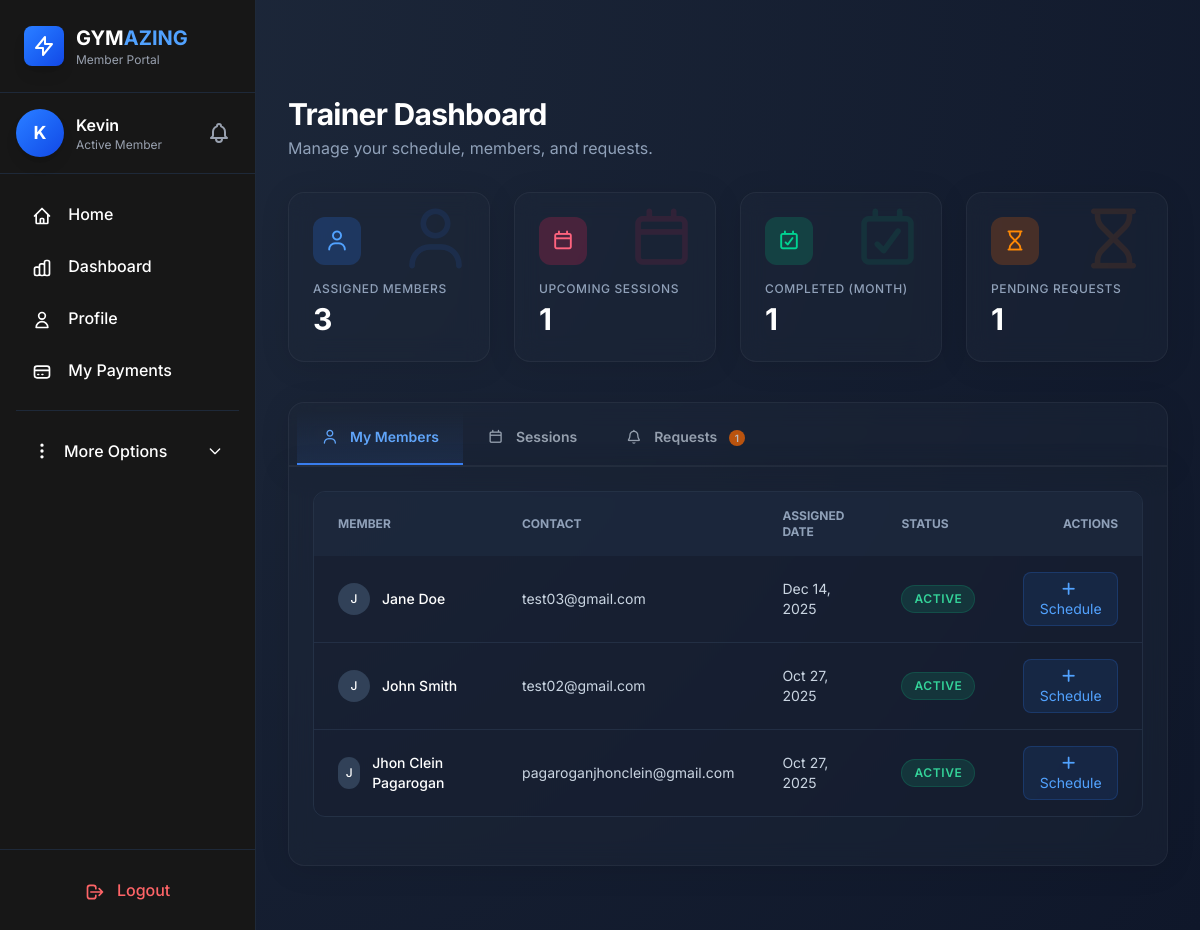
Screenshot of /index.php?controller=trainer&action=trainerDashboard (signed in) with the database file from the repository.
### tables this page shows
CREATE TABLE `members` (
  `user_id` int(11) NOT NULL,
  `first_name` varchar(50) NOT NULL,
  `last_name` varchar(50) NOT NULL,
  `middle_name` varchar(50) DEFAULT NULL,
  `date_of_birth` date NOT NULL,
  `gender` enum('male','female','Others') NOT NULL,
  `email` varchar(50) NOT NULL,
  `profile_picture` varchar(255) DEFAULT NULL,
  `valid_id_picture` varchar(255) DEFAULT NULL,
  `phone_no` varchar(55) NOT NULL,
  `password` varchar(15) NOT NULL,
  `role` enum('admin','member','trainer') DEFAULT 'member',
  `created_at` date DEFAULT NULL,
  `status` enum('active','inactive','pending_approval','rejected') NOT NULL DEFAULT 'pending_approval'
);

CREATE TABLE `trainer_members` (
  `assignment_id` int(11) NOT NULL,
  `trainer_id` int(11) NOT NULL,
  `user_id` int(11) NOT NULL,
  `assigned_date` datetime DEFAULT current_timestamp(),
  `status` enum('active','inactive') DEFAULT 'active'
);

### views/trainerDashboard.php (the view, shortened to what the rows shown need)
<!DOCTYPE html>
<html lang="en">
<head>
    <script src="../public/assets/js/tailwindcss/tailwindcss.js"></script>
    <link rel="stylesheet" href="../public/assets/icons/fontawesome/css/all.min.css"></link>
</head>
<body class="gradient-bg min-h-screen selection:bg-blue-500 selection:text-white">
    <?php include __DIR__ . "/layouts/navbar.php" ?>
    <div class="md:ml-64 transition-all duration-300">
        <main class="container mx-auto pt-24 px-4 sm:px-6 lg:px-8 py-8 max-w-7xl">
            <div class="mb-8">
                <h1 class="text-3xl font-bold text-white tracking-tight">Trainer Dashboard</h1>
                <p class="text-slate-400 mt-1">Manage your schedule, members, and requests.</p>
            </div>
            <div class="grid grid-cols-1 sm:grid-cols-2 lg:grid-cols-4 gap-6 mb-10">
                <div class="glass-panel rounded-2xl p-6 relative overflow-hidden group hover:-translate-y-1 transition-transform duration-300">
                    <div class="absolute top-0 right-0 p-4 opacity-10 group-hover:opacity-20 transition-opacity">
                        <i class="fa-regular fa-user text-6xl text-blue-500"></i>
                    </div>
                    <div class="relative z-10">
                        <div class="w-12 h-12 rounded-xl bg-blue-500/20 flex items-center justify-center mb-4 text-blue-400 text-xl">
                            <i class="fa-regular fa-user"></i>
                        </div>
                        <p class="text-slate-400 text-xs font-medium uppercase tracking-wider">Assigned Members</p>
                        <p class="text-3xl font-bold text-white mt-1"><?= $stats['total_members'] ?></p>
                    </div>
                </div>
                <div class="glass-panel rounded-2xl p-6 relative overflow-hidden group hover:-translate-y-1 transition-transform duration-300">
                    <div class="absolute top-0 right-0 p-4 opacity-10 group-hover:opacity-20 transition-opacity">
                        <i class="fa-regular fa-calendar text-6xl text-rose-500"></i>
                    </div>
                    <div class="relative z-10">
                        <div class="w-12 h-12 rounded-xl bg-rose-500/20 flex items-center justify-center mb-4 text-rose-400 text-xl">
                            <i class="fa-regular fa-calendar"></i>
                        </div>
                        <p class="text-slate-400 text-xs font-medium uppercase tracking-wider">Upcoming Sessions</p>
                        <p class="text-3xl font-bold text-white mt-1"><?= $stats['upcoming_sessions'] ?></p>
                    </div>
                </div>
                <div class="glass-panel rounded-2xl p-6 relative overflow-hidden group hover:-translate-y-1 transition-transform duration-300">
                    <div class="absolute top-0 right-0 p-4 opacity-10 group-hover:opacity-20 transition-opacity">
                        <i class="fa-regular fa-calendar-check text-6xl text-emerald-500"></i>
                    </div>
                    <div class="relative z-10">
                        <div class="w-12 h-12 rounded-xl bg-emerald-500/20 flex items-center justify-center mb-4 text-emerald-400 text-xl">
                            <i class="fa-regular fa-calendar-check"></i>
                        </div>
                        <p class="text-slate-400 text-xs font-medium uppercase tracking-wider">Completed (Month)</p>
                        <p class="text-3xl font-bold text-white mt-1"><?= $stats['completed_sessions'] ?></p>
                    </div>
                </div>
                <div class="glass-panel rounded-2xl p-6 relative overflow-hidden group hover:-translate-y-1 transition-transform duration-300">
                    <div class="absolute top-0 right-0 p-4 opacity-10 group-hover:opacity-20 transition-opacity">
                        <i class="fa-regular fa-hourglass text-6xl text-orange-500"></i>
                    </div>
                    <div class="relative z-10">
                        <div class="w-12 h-12 rounded-xl bg-orange-500/20 flex items-center justify-center mb-4 text-orange-400 text-xl">
                            <i class="fa-regular fa-hourglass"></i>
                        </div>
                        <p class="text-slate-400 text-xs font-medium uppercase tracking-wider">Pending Requests</p>
                        <p class="text-3xl font-bold text-white mt-1"><?= $stats['pending_requests'] ?></p>
                    </div>
                </div>
            </div>
            <div class="mb-8">
                <div class="glass-panel rounded-t-2xl flex items-center px-2 pt-2 border-b-0">
                    <button class="tab-button active px-6 py-4 text-sm font-semibold text-slate-300 hover:text-white transition-colors focus:outline-none" data-tab="members">
                        <i class="fa-regular fa-user mr-2"></i> My Members
                    </button>
                    <button class="tab-button px-6 py-4 text-sm font-semibold text-slate-300 hover:text-white transition-colors focus:outline-none" data-tab="sessions">
                        <i class="fa-regular fa-calendar mr-2"></i> Sessions
                    </button>
                    <button class="tab-button px-6 py-4 text-sm font-semibold text-slate-300 hover:text-white transition-colors focus:outline-none" data-tab="requests">
                        <i class="fa-regular fa-bell mr-2"></i> Requests
                        <?php if($stats['pending_requests'] > 0): ?>
                            <span class="ml-2 bg-orange-500 text-white text-[10px] px-1.5 py-0.5 rounded-full"><?= $stats['pending_requests'] ?></span>
                        <?php endif; ?>
                    </button>
                </div>
                <div id="members" class="tab-content active glass-panel rounded-b-2xl p-6 min-h-[400px]">
                    <div class="overflow-hidden rounded-xl border border-slate-700/50">
                        <table class="w-full text-left text-sm text-slate-300">
                            <thead class="bg-slate-800/80 text-xs uppercase font-semibold text-slate-400">
                                <tr>
                                    <th class="px-6 py-4">Member</th>
                                    <th class="px-6 py-4">Contact</th>
                                    <th class="px-6 py-4">Assigned Date</th>
                                    <th class="px-6 py-4">Status</th>
                                    <th class="px-6 py-4 text-right">Actions</th>
                                </tr>
                            </thead>
                            <tbody class="divide-y divide-slate-700/50 bg-slate-900/20">
                                <?php foreach($assignedMembers as $member): ?>
                                <tr class="hover:bg-slate-800/50 transition-colors group">
                                    <td class="px-6 py-4 font-medium text-white">
                                        <div class="flex items-center gap-3">
                                            <div class="w-8 h-8 rounded-full bg-slate-700 flex items-center justify-center text-xs">
                                                <?= substr($member['name'], 0, 1) ?>
                                            </div>
                                            <?= htmlspecialchars($member['name']) ?>
                                        </div>
                                    </td>
                                    <td class="px-6 py-4"><?= htmlspecialchars($member['email']) ?></td>
                                    <td class="px-6 py-4"><?= date('M d, Y', strtotime($member['assigned_date'])) ?></td>
                                    <td class="px-6 py-4">
                                        <span class="status-badge status-<?= $member['status'] ?>"><?= ucfirst($member['status']) ?></span>
                                    </td>
                                    <td class="px-6 py-4 text-right">
                                        <button class="btn-schedule-session text-sm text-blue-400 hover:text-white bg-blue-500/10 hover:bg-blue-600 px-3 py-1.5 rounded-lg transition-all border border-blue-500/20 hover:border-transparent"
                                                data-user-id="<?= $member['user_id'] ?>"
                                                data-name="<?= htmlspecialchars($member['name']) ?>">
                                            <i class="fa-solid fa-plus mr-1"></i> Schedule
                                        </button>
                                    </td>
                                </tr>
                                <?php endforeach; ?>
                            </tbody>
                        </table>
                    </div>
                </div>
            </div>
        </main>
    </div>
</body>
</html>

### views/layouts/navbar.php (shortened to what the rows shown need)
<?php
include_once "./../App/models/User.php";
$userobj = new User();
$me = $userobj->getMember($_SESSION['user_id']);
$user_name = $me['first_name'];
$user_initial = substr($user_name, 0, 1);
?>
<!DOCTYPE html>
<html lang="en">
<head>
    <script src="../../public/assets/js/tailwindcss/tailwindcss.js"></script>
</head>
<body>
    <div class="sidebar fixed inset-y-0 left-0 w-64 bg-neutral-900 border-r border-gray-800 flex flex-col z-40">
        <div class="p-6 border-b border-gray-800">
            <div class="flex items-center justify-between">
                <div class="flex items-center space-x-3">
                    <div class="w-10 h-10 bg-gradient-to-br from-blue-500 to-blue-700 rounded-lg flex items-center justify-center shadow-lg">
                        <svg class="w-6 h-6 text-white" fill="none" stroke="currentColor" viewBox="0 0 24 24">
                            <path stroke-linecap="round" stroke-linejoin="round" stroke-width="2" d="M13 10V3L4 14h7v7l9-11h-7z"/>
                        </svg>
                    </div>
                    <div>
                        <h1 class="text-xl font-bold text-white">GYM<span class="text-blue-400">AZING</span></h1>
                        <p class="text-xs text-gray-400">Member Portal</p>
                    </div>
                </div>
            </div>
        </div>
        <div class="p-4 border-b border-gray-800 flex items-center justify-between">
            <div class="flex items-center space-x-3">
                <div class="w-12 h-12 bg-gradient-to-br from-blue-500 to-blue-700 rounded-full flex items-center justify-center text-white font-bold shadow-lg text-lg">
                    <?= $user_initial ?>
                </div>
                <div class="flex-1">
                    <p class="text-white font-semibold"><?= $user_name ?></p>
                    <p class="text-xs text-gray-400">Active Member</p>
                </div>
            </div>
            <div class="relative">
                <button onclick="toggleNotifications(event)" class="relative p-2 text-gray-400 hover:text-white hover:bg-gray-800 rounded-full transition focus:outline-none">
                </button>
            </div>
        </div>
        <nav class="flex-1 p-4 space-y-1 overflow-y-auto">
            <a href="index.php?controller=Home&action=index" class="nav-link block px-4 py-3 rounded-lg text-white font-medium hover:bg-gray-800 hover:text-blue-400 transition">
                <svg class="w-5 h-5 inline-block mr-3" fill="none" stroke="currentColor" viewBox="0 0 24 24">
                    <path stroke-linecap="round" stroke-linejoin="round" stroke-width="2" d="M3 12l2-2m0 0l7-7 7 7M5 10v10a1 1 0 001 1h3m10-11l2 2m-2-2v10a1 1 0 01-1 1h-3m-6 0a1 1 0 001-1v-4a1 1 0 011-1h2a1 1 0 011 1v4a1 1 0 001 1m-6 0h6"/>
                </svg>
                Home
            </a>
            <a href="index.php?controller=Dashboard&action=member" class="nav-link block px-4 py-3 rounded-lg text-white font-medium hover:bg-gray-800 hover:text-blue-400 transition">
                Dashboard
            </a>
            <a href="index.php?controller=user&action=profile" class="nav-link block px-4 py-3 rounded-lg text-white font-medium hover:bg-gray-800 hover:text-blue-400 transition">
                <svg class="w-5 h-5 inline-block mr-3" fill="none" stroke="currentColor" viewBox="0 0 24 24">
                    <path stroke-linecap="round" stroke-linejoin="round" stroke-width="2" d="M16 7a4 4 0 11-8 0 4 4 0 018 0zM12 14a7 7 0 00-7 7h14a7 7 0 00-7-7z"/>
                </svg>
                Profile
            </a>
            <a href="index.php?controller=Payment&action=planPayment" class="nav-link block px-4 py-3 rounded-lg text-white font-medium hover:bg-gray-800 hover:text-blue-400 transition">
                <svg class="w-5 h-5 inline-block mr-3" fill="none" stroke="currentColor" viewBox="0 0 24 24">
                    <path stroke-linecap="round" stroke-linejoin="round" stroke-width="2" d="M3 10h18M7 15h1m4 0h1m-7 4h12a3 3 0 003-3V8a3 3 0 00-3-3H6a3 3 0 00-3 3v8a3 3 0 003 3z"/>
                </svg>
                My Payments
            </a>
            <div class="pt-4 border-t border-gray-800 mt-4">
                <button id="moreOptionsBtn" class="w-full flex items-center justify-between px-4 py-3 rounded-lg text-white font-medium hover:bg-gray-800 hover:text-blue-400 transition">
                    <span class="flex items-center">
                        <svg class="w-5 h-5 inline-block mr-3" fill="none" stroke="currentColor" viewBox="0 0 24 24">
                            <path stroke-linecap="round" stroke-linejoin="round" stroke-width="2" d="M12 5v.01M12 12v.01M12 19v.01M12 6a1 1 0 110-2 1 1 0 010 2zm0 7a1 1 0 110-2 1 1 0 010 2zm0 7a1 1 0 110-2 1 1 0 010 2z"/>
                        </svg>
                        More Options
                    </span>
                    <svg class="w-4 h-4 dropdown-toggle" id="moreOptionsToggle" fill="none" stroke="currentColor" viewBox="0 0 24 24">
                        <path stroke-linecap="round" stroke-linejoin="round" stroke-width="2" d="M19 9l-7 7-7-7"/>
                    </svg>
                </button>
            </div>
        </nav>
        <div class="p-4 border-t border-gray-800">
            <a href="../views/auth/logout.php" class="block px-4 py-3 rounded-lg text-red-400 font-medium hover:bg-gray-800 transition text-center">
                <svg class="w-5 h-5 inline-block mr-2" fill="none" stroke="currentColor" viewBox="0 0 24 24">
                    <path stroke-linecap="round" stroke-linejoin="round" stroke-width="2" d="M17 16l4-4m0 0l-4-4m4 4H7m6 4v1a3 3 0 01-3 3H6a3 3 0 01-3-3V7a3 3 0 013-3h4a3 3 0 013 3v1"/>
                </svg>
                Logout
            </a>
        </div>
    </div>
</body>
</html>

### rows the page displays
members: first_name "K", first_name "Kevin"
trainer_members: name "J", name "Jane Doe", user.email "test03@gmail.com", assigned_date "Dec 14, 2025", status "ACTIVE"
trainer_members: name "J", name "John Smith", user.email "test02@gmail.com", assigned_date "Oct 27, 2025", status "ACTIVE"
trainer_members: name "J", name "Jhon Clein Pagarogan", user.email "pagaroganjhonclein@gmail.com", assigned_date "Oct 27, 2025", status "ACTIVE"

### other values shown
$stats['total_members'] "3"
$stats['upcoming_sessions'] "1"
$stats['completed_sessions'] "1"
$stats['pending_requests'] "1"
